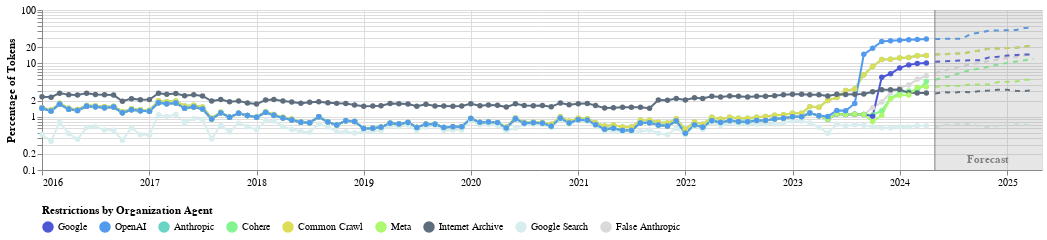

The code cell stored with this chart in its notebook:
### Markdown cell above
## Plot Restrictions by Company

### Code cell
# df = robots_temporal_head_summary.copy()
df = urlsubset_to_robots_summary_c4["head-all"].copy()

forecast_startdate = df["period"].max().strftime("%Y-%m-%d")
if ANALYSIS_TYPE == "autoregression":
    df = forecasting_util.forecast_company_comparisons_autoregression(
        df,
        lags=LAGS,
        val_col="tokens",
        n_periods=N_PERIODS
    )
elif ANALYSIS_TYPE == "sarima":
    df = forecasting_util.forecast_company_comparisons_sarima(
        df,
        val_col="tokens",
        n_periods=N_PERIODS,
        order=ORDER,
        seasonal_order=SEASONAL_ORDER,
    )

AGENT_COLORMAP = {
    "Google": "#4D58D5",          # blue
    "OpenAI": "#519BEE",          # coral
    "Anthropic": "#68D4C4",       # green
    "Cohere": "#83F590",          # red
    "Common Crawl": "#DEDD56",    # muted purple
    "Meta": "#ADF86C",            # slate gray
    "Internet Archive": "#5D6D7E",# golden yellow
    "Google Search": "#D7EDEE",   # light gray
    "False Anthropic": "#D9D9D9"  # teal
}

chart_companies = visualization_util.plot_company_comparisons_altair(
    df,
    color_mapping=AGENT_COLORMAP,
    scale_y="log",
    configure=False,
    eventline_scaling=4, # How tall the event marker lines should be (scaling is relative to the span of data at the event time)
    forecast_startdate=forecast_startdate,
    skip_pct=True,
    legend_title="Restrictions by Organization Agent",
    **PLOT_KWARGS
)

#chart_companies.save(
#    "Company_Comparisons_%s.png" % (ANALYSIS_TYPE),
#    ppi=300
#)

chart_companies

### Figure 1 — Vega-Lite specification as saved in the notebook (floating-point values rounded to 4 significant figures; data arrays with more than 128 entries replaced by an {"elided": "..."} marker saying what was removed)
{"config": {"title": {"font": "Times New Roman"}, "axis": {"labelFont": "Times New Roman", "titleFont": "Times New Roman"}, "header": {"labelFont": "Times New Roman", "titleFont": "Times New Roman"}, "legend": {"labelFont": "Times New Roman", "titleFont": "Times New Roman"}, "text": {"font": "Times New Roman"}}, "layer": [{"data": {"name": "data-970b1b6a7308c9e71770e24b337b29c4"}, "mark": {"type": "line"}, "encoding": {"color": {"field": "agent", "legend": {"orient": "bottom", "title": "Restrictions by Organization Agent", "titleLimit": 0}, "scale": {"domain": ["Google", "OpenAI", "Anthropic", "Cohere", "Common Crawl", "Meta", "Internet Archive", "Google Search", "False Anthropic"], "range": ["#4D58D5", "#519BEE", "#68D4C4", "#83F590", "#DEDD56", "#ADF86C", "#5D6D7E", "#D7EDEE", "#D9D9D9"]}, "type": "nominal"}, "strokeDash": {"value": [5, 5]}, "x": {"axis": {"format": "%Y", "labelAngle": 0, "tickCount": "year"}, "field": "period", "timeUnit": "yearmonth", "title": "", "type": "temporal"}, "y": {"field": "percent_Restrictive", "scale": {"type": "log"}, "title": "Percentage of Tokens", "type": "quantitative"}}}, {"data": {"name": "data-1c1f4f2c3ada87f256f447af69430e77"}, "mark": {"type": "line", "point": true}, "encoding": {"color": {"field": "agent", "legend": {"orient": "bottom", "title": "Restrictions by Organization Agent", "titleLimit": 0}, "scale": {"domain": ["Google", "OpenAI", "Anthropic", "Cohere", "Common Crawl", "Meta", "Internet Archive", "Google Search", "False Anthropic"], "range": ["#4D58D5", "#519BEE", "#68D4C4", "#83F590", "#DEDD56", "#ADF86C", "#5D6D7E", "#D7EDEE", "#D9D9D9"]}, "type": "nominal"}, "x": {"axis": {"format": "%Y", "labelAngle": 0, "tickCount": "year"}, "field": "period", "timeUnit": "yearmonth", "title": "", "type": "temporal"}, "y": {"field": "percent_Restrictive", "scale": {"type": "log"}, "title": "Percentage of Tokens", "type": "quantitative"}}}, {"data": {"name": "data-9f2ccd16c8dfc172ffb85292c4666c3b"}, "mark": {"type": "rect", "color": "gray", "opacity": 0.2}, "encoding": {"x": {"field": "start", "title": "", "type": "temporal"}, "x2": {"field": "end"}}}, {"data": {"name": "data-f2d75896c561bf9713a9b6354ac056e0"}, "mark": {"type": "rule", "color": "gray"}, "encoding": {"x": {"field": "period", "type": "temporal"}}}, {"data": {"name": "data-4497626a4bc33c40bc235fc43739eb42"}, "mark": {"type": "text", "align": "center", "baseline": "middle", "color": "gray", "dx": 0, "dy": 150, "fontWeight": "bold"}, "encoding": {"text": {"field": "text", "type": "nominal"}, "x": {"field": "date", "type": "temporal"}, "y": {"value": 0}}}, {"data": {"name": "data-4f53cda18c2baa0c0354bb5f9a3ecbe5"}, "mark": {"type": "rule", "color": "black"}, "encoding": {"x": {"field": "period", "type": "temporal"}, "y": {"field": "y_min", "type": "quantitative"}, "y2": {"field": "y_max"}}}, {"data": {"name": "data-4f53cda18c2baa0c0354bb5f9a3ecbe5"}, "mark": {"type": "point", "color": "black"}, "encoding": {"x": {"field": "period", "type": "temporal"}, "y": {"field": "y_max", "type": "quantitative"}}}, {"data": {"name": "data-4f53cda18c2baa0c0354bb5f9a3ecbe5"}, "mark": {"type": "text", "align": "left", "baseline": "middle", "color": "black", "dx": 10, "dy": 0, "fontSize": 14}, "encoding": {"text": {"field": "label", "type": "nominal"}, "x": {"field": "period", "type": "temporal"}, "y": {"field": "y_max", "type": "quantitative"}}}], "height": 160, "width": 1000, "$schema": "https://vega.github.io/schema/vega-lite/v5.17.0.json", "datasets": {"data-970b1b6a7308c9e71770e24b337b29c4": [{"period": "2024-05-31T00:00:00", "agent": "Anthropic", "percent_Restrictive": 14.72, "lower": 13.89, "upper": 15.54, "timestamp": 1717000000.0}, {"period": "2024-06-30T00:00:00", "agent": "Anthropic", "percent_Restrictive": 14.74, "lower": 13.25, "upper": 16.23, "timestamp": 1720000000.0}, {"period": "2024-07-31T00:00:00", "agent": "Anthropic", "percent_Restrictive": 15.24, "lower": 12.96, "upper": 17.53, "timestamp": 1722000000.0}, {"period": "2024-08-31T00:00:00", "agent": "Anthropic", "percent_Restrictive": 15.27, "lower": 12.34, "upper": 18.21, "timestamp": 1725000000.0}, {"period": "2024-09-30T00:00:00", "agent": "Anthropic", "percent_Restrictive": 16.57, "lower": 12.97, "upper": 20.18, "timestamp": 1728000000.0}, {"period": "2024-10-31T00:00:00", "agent": "Anthropic", "percent_Restrictive": 17.44, "lower": 13.28, "upper": 21.61, "timestamp": 1730000000.0}, {"period": "2024-11-30T00:00:00", "agent": "Anthropic", "percent_Restrictive": 18.84, "lower": 14.1, "upper": 23.58, "timestamp": 1733000000.0}, {"period": "2024-12-31T00:00:00", "agent": "Anthropic", "percent_Restrictive": 18.9, "lower": 13.65, "upper": 24.15, "timestamp": 1736000000.0}, {"period": "2025-01-31T00:00:00", "agent": "Anthropic", "percent_Restrictive": 19.37, "lower": 13.62, "upper": 25.12, "timestamp": 1738000000.0}, {"period": "2025-02-28T00:00:00", "agent": "Anthropic", "percent_Restrictive": 19.52, "lower": 13.32, "upper": 25.73, "timestamp": 1741000000.0}, {"period": "2025-03-31T00:00:00", "agent": "Anthropic", "percent_Restrictive": 20.7, "lower": 14.05, "upper": 27.34, "timestamp": 1743000000.0}, {"period": "2025-04-30T00:00:00", "agent": "Anthropic", "percent_Restrictive": 21.33, "lower": 14.27, "upper": 28.38, "timestamp": 1746000000.0}, {"period": "2024-05-31T00:00:00", "agent": "Cohere", "percent_Restrictive": 4.92, "lower": 4.455, "upper": 5.384, "timestamp": 1717000000.0}, {"period": "2024-06-30T00:00:00", "agent": "Cohere", "percent_Restrictive": 5.413, "lower": 4.782, "upper": 6.045, "timestamp": 1720000000.0}, {"period": "2024-07-31T00:00:00", "agent": "Cohere", "percent_Restrictive": 5.964, "lower": 5.164, "upper": 6.765, "timestamp": 1722000000.0}, {"period": "2024-08-31T00:00:00", "agent": "Cohere", "percent_Restrictive": 6.755, "lower": 5.753, "upper": 7.758, "timestamp": 1725000000.0}, {"period": "2024-09-30T00:00:00", "agent": "Cohere", "percent_Restrictive": 7.579, "lower": 6.334, "upper": 8.824, "timestamp": 1728000000.0}, {"period": "2024-10-31T00:00:00", "agent": "Cohere", "percent_Restrictive": 7.961, "lower": 6.435, "upper": 9.487, "timestamp": 1730000000.0}, {"period": "2024-11-30T00:00:00", "agent": "Cohere", "percent_Restrictive": 8.695, "lower": 6.907, "upper": 10.48, "timestamp": 1733000000.0}, {"period": "2024-12-31T00:00:00", "agent": "Cohere", "percent_Restrictive": 9.501, "lower": 7.408, "upper": 11.59, "timestamp": 1736000000.0}, {"period": "2025-01-31T00:00:00", "agent": "Cohere", "percent_Restrictive": 10.16, "lower": 7.735, "upper": 12.58, "timestamp": 1738000000.0}, {"period": "2025-02-28T00:00:00", "agent": "Cohere", "percent_Restrictive": 10.84, "lower": 8.066, "upper": 13.61, "timestamp": 1741000000.0}, {"period": "2025-03-31T00:00:00", "agent": "Cohere", "percent_Restrictive": 11.45, "lower": 8.312, "upper": 14.59, "timestamp": 1743000000.0}, {"period": "2025-04-30T00:00:00", "agent": "Cohere", "percent_Restrictive": 12.16, "lower": 8.646, "upper": 15.67, "timestamp": 1746000000.0}, {"period": "2024-05-31T00:00:00", "agent": "Combined Agent", "percent_Restrictive": 30.26, "lower": 27.98, "upper": 32.55, "timestamp": 1717000000.0}, {"period": "2024-06-30T00:00:00", "agent": "Combined Agent", "percent_Restrictive": 30.5, "lower": 26.6, "upper": 34.4, "timestamp": 1720000000.0}, {"period": "2024-07-31T00:00:00", "agent": "Combined Agent", "percent_Restrictive": 30.87, "lower": 24.88, "upper": 36.85, "timestamp": 1722000000.0}, {"period": "2024-08-31T00:00:00", "agent": "Combined Agent", "percent_Restrictive": 31.26, "lower": 23.59, "upper": 38.92, "timestamp": 1725000000.0}, {"period": "2024-09-30T00:00:00", "agent": "Combined Agent", "percent_Restrictive": 37.02, "lower": 27.88, "upper": 46.16, "timestamp": 1728000000.0}, {"period": "2024-10-31T00:00:00", "agent": "Combined Agent", "percent_Restrictive": 39.33, "lower": 28.9, "upper": 49.76, "timestamp": 1730000000.0}, {"period": "2024-11-30T00:00:00", "agent": "Combined Agent", "percent_Restrictive": 42.37, "lower": 30.72, "upper": 54.03, "timestamp": 1733000000.0}, {"period": "2024-12-31T00:00:00", "agent": "Combined Agent", "percent_Restrictive": 42.87, "lower": 30.08, "upper": 55.66, "timestamp": 1736000000.0}, {"period": "2025-01-31T00:00:00", "agent": "Combined Agent", "percent_Restrictive": 43.44, "lower": 29.57, "upper": 57.31, "timestamp": 1738000000.0}, {"period": "2025-02-28T00:00:00", "agent": "Combined Agent", "percent_Restrictive": 44.11, "lower": 29.23, "upper": 58.98, "timestamp": 1741000000.0}, {"period": "2025-03-31T00:00:00", "agent": "Combined Agent", "percent_Restrictive": 47.32, "lower": 31.5, "upper": 63.14, "timestamp": 1743000000.0}, {"period": "2025-04-30T00:00:00", "agent": "Combined Agent", "percent_Restrictive": 48.79, "lower": 32.08, "upper": 65.51, "timestamp": 1746000000.0}, {"period": "2024-05-31T00:00:00", "agent": "Common Crawl", "percent_Restrictive": 14.72, "lower": 13.89, "upper": 15.54, "timestamp": 1717000000.0}, {"period": "2024-06-30T00:00:00", "agent": "Common Crawl", "percent_Restrictive": 14.74, "lower": 13.25, "upper": 16.23, "timestamp": 1720000000.0}, {"period": "2024-07-31T00:00:00", "agent": "Common Crawl", "percent_Restrictive": 15.24, "lower": 12.96, "upper": 17.53, "timestamp": 1722000000.0}, {"period": "2024-08-31T00:00:00", "agent": "Common Crawl", "percent_Restrictive": 15.27, "lower": 12.34, "upper": 18.21, "timestamp": 1725000000.0}, {"period": "2024-09-30T00:00:00", "agent": "Common Crawl", "percent_Restrictive": 16.57, "lower": 12.97, "upper": 20.18, "timestamp": 1728000000.0}, {"period": "2024-10-31T00:00:00", "agent": "Common Crawl", "percent_Restrictive": 17.44, "lower": 13.28, "upper": 21.61, "timestamp": 1730000000.0}, {"period": "2024-11-30T00:00:00", "agent": "Common Crawl", "percent_Restrictive": 18.84, "lower": 14.1, "upper": 23.58, "timestamp": 1733000000.0}, {"period": "2024-12-31T00:00:00", "agent": "Common Crawl", "percent_Restrictive": 18.9, "lower": 13.65, "upper": 24.15, "timestamp": 1736000000.0}, {"period": "2025-01-31T00:00:00", "agent": "Common Crawl", "percent_Restrictive": 19.37, "lower": 13.62, "upper": 25.12, "timestamp": 1738000000.0}, {"period": "2025-02-28T00:00:00", "agent": "Common Crawl", "percent_Restrictive": 19.52, "lower": 13.32, "upper": 25.73, "timestamp": 1741000000.0}, {"period": "2025-03-31T00:00:00", "agent": "Common Crawl", "percent_Restrictive": 20.7, "lower": 14.05, "upper": 27.34, "timestamp": 1743000000.0}, {"period": "2025-04-30T00:00:00", "agent": "Common Crawl", "percent_Restrictive": 21.33, "lower": 14.27, "upper": 28.38, "timestamp": 1746000000.0}, {"period": "2024-05-31T00:00:00", "agent": "False Anthropic", "percent_Restrictive": 6.551, "lower": 6.146, "upper": 6.956, "timestamp": 1717000000.0}, {"period": "2024-06-30T00:00:00", "agent": "False Anthropic", "percent_Restrictive": 7.356, "lower": 6.763, "upper": 7.949, "timestamp": 1720000000.0}, {"period": "2024-07-31T00:00:00", "agent": "False Anthropic", "percent_Restrictive": 8.068, "lower": 7.223, "upper": 8.914, "timestamp": 1722000000.0}, {"period": "2024-08-31T00:00:00", "agent": "False Anthropic", "percent_Restrictive": 8.914, "lower": 7.778, "upper": 10.05, "timestamp": 1725000000.0}, {"period": "2024-09-30T00:00:00", "agent": "False Anthropic", "percent_Restrictive": 9.628, "lower": 8.171, "upper": 11.09, "timestamp": 1728000000.0}, {"period": "2024-10-31T00:00:00", "agent": "False Anthropic", "percent_Restrictive": 10.29, "lower": 8.488, "upper": 12.1, "timestamp": 1730000000.0}, {"period": "2024-11-30T00:00:00", "agent": "False Anthropic", "percent_Restrictive": 11.04, "lower": 8.895, "upper": 13.19, "timestamp": 1733000000.0}, {"period": "2024-12-31T00:00:00", "agent": "False Anthropic", "percent_Restrictive": 11.86, "lower": 9.341, "upper": 14.38, "timestamp": 1736000000.0}, {"period": "2025-01-31T00:00:00", "agent": "False Anthropic", "percent_Restrictive": 12.57, "lower": 9.669, "upper": 15.47, "timestamp": 1738000000.0}, {"period": "2025-02-28T00:00:00", "agent": "False Anthropic", "percent_Restrictive": 13.33, "lower": 10.03, "upper": 16.63, "timestamp": 1741000000.0}, {"period": "2025-03-31T00:00:00", "agent": "False Anthropic", "percent_Restrictive": 14.12, "lower": 10.41, "upper": 17.82, "timestamp": 1743000000.0}, {"period": "2025-04-30T00:00:00", "agent": "False Anthropic", "percent_Restrictive": 14.81, "lower": 10.68, "upper": 18.93, "timestamp": 1746000000.0}, {"period": "2024-05-31T00:00:00", "agent": "Google", "percent_Restrictive": 10.67, "lower": 9.694, "upper": 11.66, "timestamp": 1717000000.0}, {"period": "2024-06-30T00:00:00", "agent": "Google", "percent_Restrictive": 10.94, "lower": 9.458, "upper": 12.42, "timestamp": 1720000000.0}, {"period": "2024-07-31T00:00:00", "agent": "Google", "percent_Restrictive": 11.13, "lower": 9.04, "upper": 13.22, "timestamp": 1722000000.0}, {"period": "2024-08-31T00:00:00", "agent": "Google", "percent_Restrictive": 11.3, "lower": 8.632, "upper": 13.96, "timestamp": 1725000000.0}, {"period": "2024-09-30T00:00:00", "agent": "Google", "percent_Restrictive": 11.39, "lower": 8.193, "upper": 14.58, "timestamp": 1728000000.0}, {"period": "2024-10-31T00:00:00", "agent": "Google", "percent_Restrictive": 11.37, "lower": 7.691, "upper": 15.05, "timestamp": 1730000000.0}, {"period": "2024-11-30T00:00:00", "agent": "Google", "percent_Restrictive": 12.92, "lower": 8.75, "upper": 17.09, "timestamp": 1733000000.0}, {"period": "2024-12-31T00:00:00", "agent": "Google", "percent_Restrictive": 13.32, "lower": 8.698, "upper": 17.94, "timestamp": 1736000000.0}, {"period": "2025-01-31T00:00:00", "agent": "Google", "percent_Restrictive": 13.95, "lower": 8.902, "upper": 19.01, "timestamp": 1738000000.0}, {"period": "2025-02-28T00:00:00", "agent": "Google", "percent_Restrictive": 14.38, "lower": 8.923, "upper": 19.84, "timestamp": 1741000000.0}, {"period": "2025-03-31T00:00:00", "agent": "Google", "percent_Restrictive": 14.59, "lower": 8.749, "upper": 20.43, "timestamp": 1743000000.0}, {"period": "2025-04-30T00:00:00", "agent": "Google", "percent_Restrictive": 14.64, "lower": 8.441, "upper": 20.85, "timestamp": 1746000000.0}, {"period": "2024-05-31T00:00:00", "agent": "Google Search", "percent_Restrictive": 0.6249, "lower": 0.3748, "upper": 0.875, "timestamp": 1717000000.0}, {"period": "2024-06-30T00:00:00", "agent": "Google Search", "percent_Restrictive": 0.7037, "lower": 0.4283, "upper": 0.979, "timestamp": 1720000000.0}, {"period": "2024-07-31T00:00:00", "agent": "Google Search", "percent_Restrictive": 0.6986, "lower": 0.3917, "upper": 1.005, "timestamp": 1722000000.0}, {"period": "2024-08-31T00:00:00", "agent": "Google Search", "percent_Restrictive": 0.7467, "lower": 0.4204, "upper": 1.073, "timestamp": 1725000000.0}, {"period": "2024-09-30T00:00:00", "agent": "Google Search", "percent_Restrictive": 0.7221, "lower": 0.3795, "upper": 1.065, "timestamp": 1728000000.0}, {"period": "2024-10-31T00:00:00", "agent": "Google Search", "percent_Restrictive": 0.6599, "lower": 0.3045, "upper": 1.015, "timestamp": 1730000000.0}, {"period": "2024-11-30T00:00:00", "agent": "Google Search", "percent_Restrictive": 0.6373, "lower": 0.2808, "upper": 0.9937, "timestamp": 1733000000.0}, {"period": "2024-12-31T00:00:00", "agent": "Google Search", "percent_Restrictive": 0.6783, "lower": 0.3176, "upper": 1.039, "timestamp": 1736000000.0}, {"period": "2025-01-31T00:00:00", "agent": "Google Search", "percent_Restrictive": 0.6867, "lower": 0.3231, "upper": 1.05, "timestamp": 1738000000.0}, {"period": "2025-02-28T00:00:00", "agent": "Google Search", "percent_Restrictive": 0.7146, "lower": 0.3478, "upper": 1.081, "timestamp": 1741000000.0}, {"period": "2025-03-31T00:00:00", "agent": "Google Search", "percent_Restrictive": 0.7117, "lower": 0.3419, "upper": 1.081, "timestamp": 1743000000.0}, {"period": "2025-04-30T00:00:00", "agent": "Google Search", "percent_Restrictive": 0.6741, "lower": 0.3013, "upper": 1.047, "timestamp": 1746000000.0}, {"period": "2024-05-31T00:00:00", "agent": "Internet Archive", "percent_Restrictive": 2.721, "lower": 2.385, "upper": 3.058, "timestamp": 1717000000.0}, {"period": "2024-06-30T00:00:00", "agent": "Internet Archive", "percent_Restrictive": 2.864, "lower": 2.448, "upper": 3.281, "timestamp": 1720000000.0}, {"period": "2024-07-31T00:00:00", "agent": "Internet Archive", "percent_Restrictive": 2.831, "lower": 2.33, "upper": 3.332, "timestamp": 1722000000.0}, {"period": "2024-08-31T00:00:00", "agent": "Internet Archive", "percent_Restrictive": 2.904, "lower": 2.332, "upper": 3.476, "timestamp": 1725000000.0}, {"period": "2024-09-30T00:00:00", "agent": "Internet Archive", "percent_Restrictive": 2.873, "lower": 2.244, "upper": 3.503, "timestamp": 1728000000.0}, {"period": "2024-10-31T00:00:00", "agent": "Internet Archive", "percent_Restrictive": 3.046, "lower": 2.355, "upper": 3.736, "timestamp": 1730000000.0}, {"period": "2024-11-30T00:00:00", "agent": "Internet Archive", "percent_Restrictive": 3.106, "lower": 2.377, "upper": 3.835, "timestamp": 1733000000.0}, {"period": "2024-12-31T00:00:00", "agent": "Internet Archive", "percent_Restrictive": 3.198, "lower": 2.422, "upper": 3.974, "timestamp": 1736000000.0}, {"period": "2025-01-31T00:00:00", "agent": "Internet Archive", "percent_Restrictive": 3.187, "lower": 2.375, "upper": 3.999, "timestamp": 1738000000.0}, {"period": "2025-02-28T00:00:00", "agent": "Internet Archive", "percent_Restrictive": 3.048, "lower": 2.196, "upper": 3.901, "timestamp": 1741000000.0}, {"period": "2025-03-31T00:00:00", "agent": "Internet Archive", "percent_Restrictive": 3.023, "lower": 2.136, "upper": 3.909, "timestamp": 1743000000.0}, {"period": "2025-04-30T00:00:00", "agent": "Internet Archive", "percent_Restrictive": 3.118, "lower": 2.195, "upper": 4.041, "timestamp": 1746000000.0}, {"period": "2024-05-31T00:00:00", "agent": "Meta", "percent_Restrictive": 3.62, "lower": 3.193, "upper": 4.047, "timestamp": 1717000000.0}, {"period": "2024-06-30T00:00:00", "agent": "Meta", "percent_Restrictive": 3.799, "lower": 3.242, "upper": 4.356, "timestamp": 1720000000.0}, {"period": "2024-07-31T00:00:00", "agent": "Meta", "percent_Restrictive": 3.759, "lower": 3.054, "upper": 4.465, "timestamp": 1722000000.0}, {"period": "2024-08-31T00:00:00", "agent": "Meta", "percent_Restrictive": 3.805, "lower": 2.918, "upper": 4.692, "timestamp": 1725000000.0}, {"period": "2024-09-30T00:00:00", "agent": "Meta", "percent_Restrictive": 4.052, "lower": 2.999, "upper": 5.105, "timestamp": 1728000000.0}, {"period": "2024-10-31T00:00:00", "agent": "Meta", "percent_Restrictive": 3.985, "lower": 2.81, "upper": 5.16, "timestamp": 1730000000.0}, {"period": "2024-11-30T00:00:00", "agent": "Meta", "percent_Restrictive": 4.027, "lower": 2.737, "upper": 5.317, "timestamp": 1733000000.0}, {"period": "2024-12-31T00:00:00", "agent": "Meta", "percent_Restrictive": 4.441, "lower": 3.053, "upper": 5.828, "timestamp": 1736000000.0}, {"period": "2025-01-31T00:00:00", "agent": "Meta", "percent_Restrictive": 4.507, "lower": 3.015, "upper": 6.0, "timestamp": 1738000000.0}, {"period": "2025-02-28T00:00:00", "agent": "Meta", "percent_Restrictive": 4.547, "lower": 2.939, "upper": 6.155, "timestamp": 1741000000.0}, {"period": "2025-03-31T00:00:00", "agent": "Meta", "percent_Restrictive": 4.948, "lower": 3.229, "upper": 6.666, "timestamp": 1743000000.0}, {"period": "2025-04-30T00:00:00", "agent": "Meta", "percent_Restrictive": 4.892, "lower": 3.078, "upper": 6.706, "timestamp": 1746000000.0}, {"period": "2024-05-31T00:00:00", "agent": "OpenAI", "percent_Restrictive": 28.57, "lower": 25.91, "upper": 31.23, "timestamp": 1717000000.0}, {"period": "2024-06-30T00:00:00", "agent": "OpenAI", "percent_Restrictive": 28.8, "lower": 24.36, "upper": 33.25, "timestamp": 1720000000.0}, {"period": "2024-07-31T00:00:00", "agent": "OpenAI", "percent_Restrictive": 28.8, "lower": 22.21, "upper": 35.4, "timestamp": 1722000000.0}, {"period": "2024-08-31T00:00:00", "agent": "OpenAI", "percent_Restrictive": 29.11, "lower": 20.8, "upper": 37.41, "timestamp": 1725000000.0}, {"period": "2024-09-30T00:00:00", "agent": "OpenAI", "percent_Restrictive": 35.55, "lower": 25.79, "upper": 45.32, "timestamp": 1728000000.0}, {"period": "2024-10-31T00:00:00", "agent": "OpenAI", "percent_Restrictive": 37.76, "lower": 26.72, "upper": 48.81, "timestamp": 1730000000.0}, {"period": "2024-11-30T00:00:00", "agent": "OpenAI", "percent_Restrictive": 41.0, "lower": 28.72, "upper": 53.28, "timestamp": 1733000000.0}, {"period": "2024-12-31T00:00:00", "agent": "OpenAI", "percent_Restrictive": 41.44, "lower": 28.02, "upper": 54.86, "timestamp": 1736000000.0}, {"period": "2025-01-31T00:00:00", "agent": "OpenAI", "percent_Restrictive": 41.7, "lower": 27.19, "upper": 56.21, "timestamp": 1738000000.0}, {"period": "2025-02-28T00:00:00", "agent": "OpenAI", "percent_Restrictive": 42.21, "lower": 26.68, "upper": 57.74, "timestamp": 1741000000.0}, {"period": "2025-03-31T00:00:00", "agent": "OpenAI", "percent_Restrictive": 45.86, "lower": 29.37, "upper": 62.34, "timestamp": 1743000000.0}, {"period": "2025-04-30T00:00:00", "agent": "OpenAI", "percent_Restrictive": 47.23, "lower": 29.84, "upper": 64.62, "timestamp": 1746000000.0}], "data-1c1f4f2c3ada87f256f447af69430e77": {"elided": "1000 records"}, "data-9f2ccd16c8dfc172ffb85292c4666c3b": [{"start": "2024-04-30T00:00:00", "end": "2025-04-30T00:00:00"}], "data-f2d75896c561bf9713a9b6354ac056e0": [{"period": "2024-04-30T00:00:00"}], "data-4497626a4bc33c40bc235fc43739eb42": [{"date": "2024-10-29T12:00:00", "text": "Forecast"}], "data-4f53cda18c2baa0c0354bb5f9a3ecbe5": []}}
